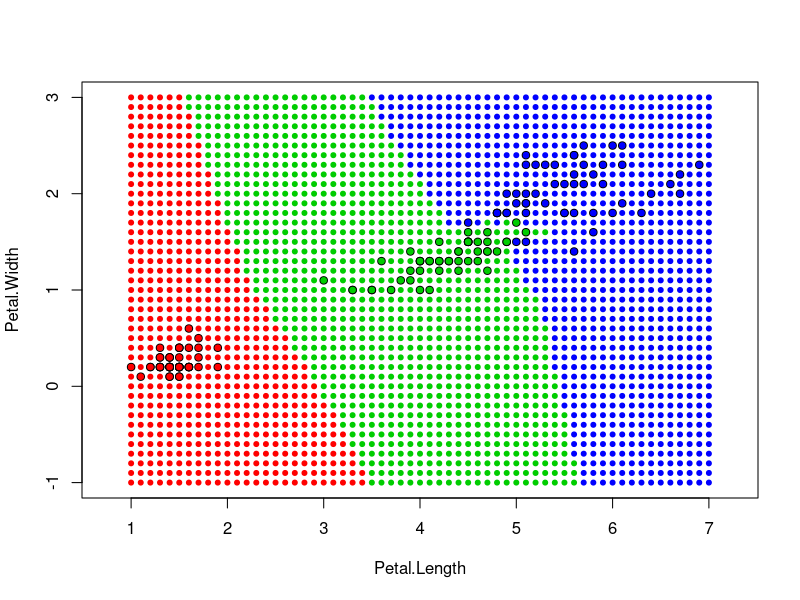

Reproduce this figure in R.
#help fields and functions
dist = function(p1, p2) sqrt(sum((p1 - p2) ^ 2))

closestGroup = function(u) {
    irisDist = apply(petals, 1, dist, u)
    minIndex = max(which(irisDist == min(irisDist))) #last index, because there are equal dots in irises (lst dots are drawn on plot)
    name = iris[minIndex, 5]
    return (name)
}

#init global values
irisNames = c("setosa", "versicolor", "virginica")
petals = iris[, 3:4]
xlim = c(1, 7)
ylim = c(-1, 3)
#petals = iris[, 1:2]
#xlim = c(4, 8)
#ylim = c(1.5, 4.5)
step = 0.1

#draw plot
irisColors = c("red", "green3", "blue")
names(irisColors) = irisNames

plot(petals, bg = irisColors[iris$Species], pch = 21, asp = 1, xlim = xlim, ylim = ylim) #iris
#legend("bottomright", irisNames, pch = 21, pt.bg = irisColors)

#main method
for (x in seq(xlim[1], xlim[2], step)) {
    for (y in seq(ylim[1], ylim[2], step)) {
        u = c(x, y)
        groupName = closestGroup(u)
        #draw new point
        points(u[1], u[2], col = irisColors[groupName], pch = 20) #u
    }
}